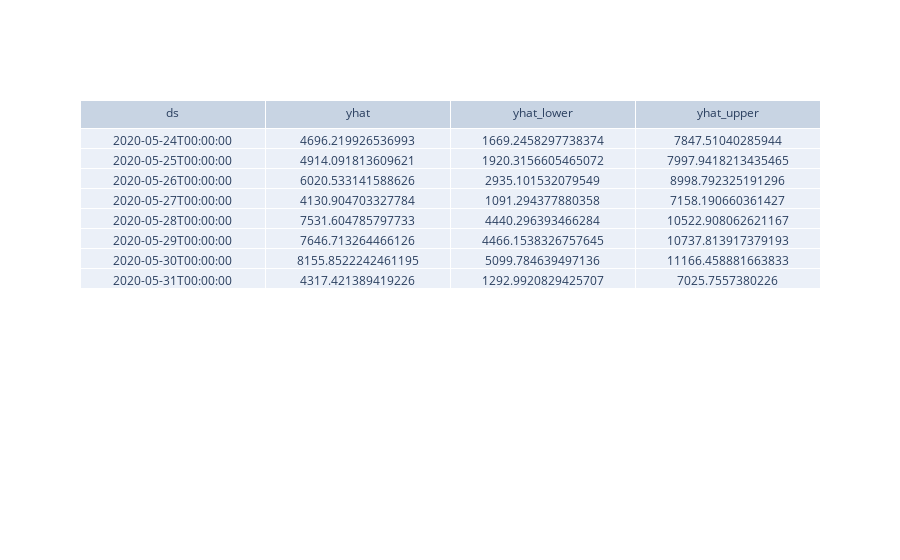

Notebook code for this chart:
### Markdown cell above
<div class="alert alert-block alert-info">
<b>Gráfico do modelo previsto:</b> Os pontos escuros no gráfico representam os dados reais e na altura da segunda semana
de março, observamos dados que escapam do modelo previsto indicando possíveis outliers. As linhas azuis mais escura,
representam a previsão de volumes de produtos vendidos enquanto as linhas mais claras representam o intervalo de
confiança em torno da previsão.
</div>

### Code cell
df_274_sale_teste_diario_forecast = prophet.predict(df_274_sale_teste_diario)
iplot(dtview.plot_forecast_as_table(df_274_sale_teste_diario_forecast))

### Figure 1 — Plotly figure (JSON) as saved in the notebook; plotly's stock layout.template omitted (floating-point values rounded to 4 significant figures)
{"data": [{"cells": {"values": [["2020-05-24T00:00:00", "2020-05-25T00:00:00", "2020-05-26T00:00:00", "2020-05-27T00:00:00", "2020-05-28T00:00:00", "2020-05-29T00:00:00", "2020-05-30T00:00:00", "2020-05-31T00:00:00"], [4696.0, 4914.0, 6021.0, 4131.0, 7532.0, 7647.0, 8156.0, 4317.0], [1669.0, 1920.0, 2935.0, 1091.0, 4440.0, 4466.0, 5100.0, 1293.0], [7848.0, 7998.0, 8999.0, 7158.0, 10520.0, 10740.0, 11170.0, 7026.0]]}, "header": {"values": ["ds", "yhat", "yhat_lower", "yhat_upper"]}, "type": "table"}], "layout": {}}
